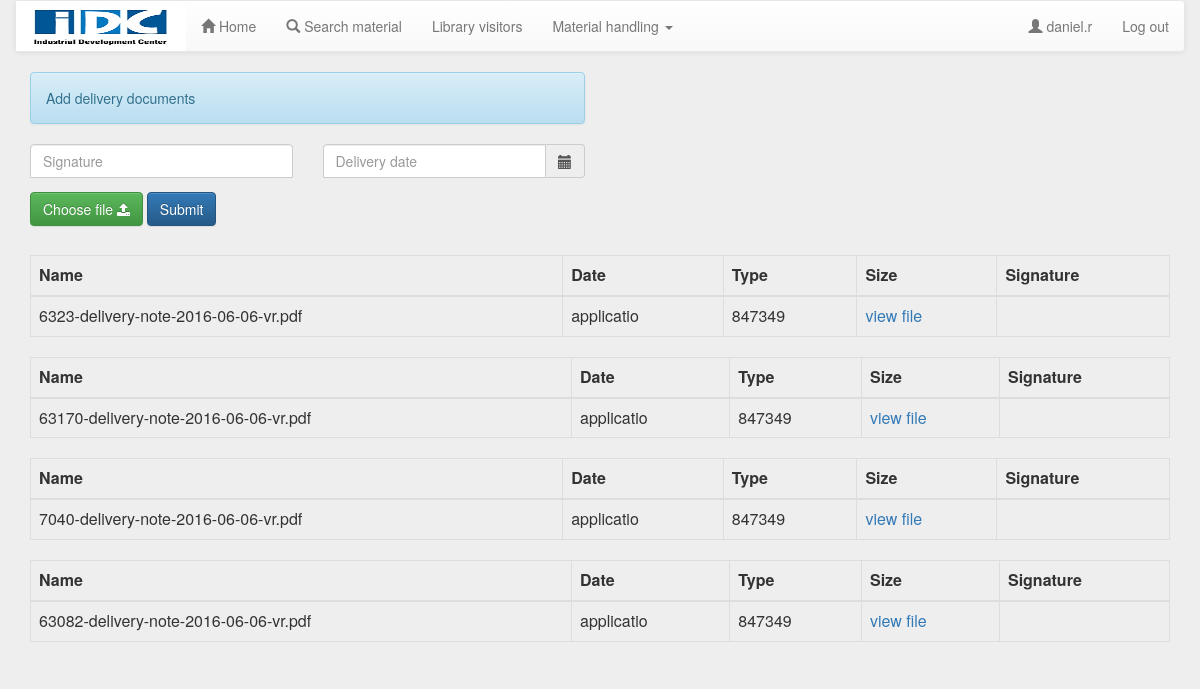
Page /uploaddoc.php (signed in) on the committed database.
### tables this page shows
CREATE TABLE `pdf` (
  `id` int(10) NOT NULL AUTO_INCREMENT,
  `file` varchar(100) NOT NULL,
  `type` varchar(10) NOT NULL,
  `size` int(11) NOT NULL,
  `signature` varchar(50) DEFAULT NULL,
  PRIMARY KEY (`id`)
);

### uploaddoc.php (the view, shortened to what this page needs)
<?php
include 'navbar.php';
include 'dbconnect.php';
?>
<head>
<link rel="stylesheet" href="//cdnjs.cloudflare.com/ajax/libs/bootstrap-datepicker/1.3.0/css/datepicker.min.css" />
<link rel="stylesheet" href="//cdnjs.cloudflare.com/ajax/libs/bootstrap-datepicker/1.3.0/css/datepicker3.min.css" />
</head>
<html>
   <body>
		<div class='container'>
			<div class='row'>
				<div class='col-md-6'>
					<div class = 'form-group'>
<?php
			if (!empty($_GET['successmessage'])) {
					$msg=$_GET['successmessage'];
					echo '<div class="alert alert-success"><span class="glyphicon glyphicon-thumbs-up" aria-hidden="true"></span> ',$msg,'</div>';
			}
			else
				if (!empty($_GET['errormessage'])) {
					$msg=$_GET['errormessage'];
					echo '<div class="alert alert-danger"><span class="glyphicon glyphicon-thumbs-down" aria-hidden="true"></span> ',$msg,'</div>';
			}
			else {
					echo '<div class="alert alert-info">';
					echo 'Add delivery documents';
					echo '</div>';
			}
?>
			</div>
		</div>
	</div>
	<form action="uploaddoc.php" class="form" method="POST" enctype="multipart/form-data">
	<div class="row">
		<div class="col-xs-3">
		<div class = "form-group">
				<input type="text" id="id" class="form-control" name="id" placeholder="Signature" maxlength="7" required = "required" />
			</div>
		</div>
    <div class="form-group">
        <div class="col-xs-3 date">
            <div class="input-group input-append date" id="datePicker">
                <input type="text" class="form-control" name="date" placeholder="Delivery date" />
                <span class="input-group-addon add-on"><span class="glyphicon glyphicon-calendar"></span></span>
            </div>
        </div>
    </div>
    </div>
	<div class='row'>
		<div class='col-md-6'>
			<div class = 'form-group'>
					<label for="file" class="btn btn-success">Choose file <i class="fa fa-upload" aria-hidden="true"></i></label>
					<button type="submit" name="submit" class="btn btn-primary">Submit</button>
			</div>
		</div>
	</div>
	</form>
<?php
 foreach($pdo->query( 'SELECT * from pdf' ) as $row){
echo '<table class="table table-bordered">';
	echo '<thead class="cf">';
		echo '<tr>';
            echo '<th>Name</th>';
			echo '<th>Date</th>';
            echo '<th>Type</th>';
            echo '<th>Size</th>';
            echo '<th>Signature</th>';
		echo '</tr>';
	echo '</thead>';
	echo '<tbody>';
        echo '<tr>';
			echo '<td>'.$row['file'].'</td>';
			echo '<td>'.$row['type'].'</td>';
			echo '<td>'.$row['size'].'</td>';
			echo '<td><a target="_blank" href="files/'.$row['file'].'">view file</a></td></tr>';
	echo '</tbody>';
echo '</table>';
 }
?>
    </div>
	</body>
</html>

### style.css (style rules this page uses)
body { background: #eee !important; }
input[type="text"] { margin-bottom: -1px; border-bottom-left-radius: 0; border-bottom-right-radius: 0; }

### rows in the picture
pdf: file "6323-delivery-note-2016-06-06-vr.pdf", type "applicatio", size "847349"
pdf: file "63170-delivery-note-2016-06-06-vr.pdf", type "applicatio", size "847349"
pdf: file "7040-delivery-note-2016-06-06-vr.pdf", type "applicatio", size "847349"
pdf: file "63082-delivery-note-2016-06-06-vr.pdf", type "applicatio", size "847349"

### other values in the picture
$_SESSION['username'] "daniel.r"
